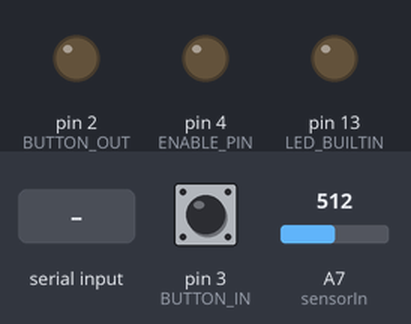
Simulated run of this sketch. Board: Arduino Nano, built with avr-gcc and run on an emulated ATmega328P. Shown: output pins drawn as LEDs (lit = HIGH). The test bench sets the inputs (shaded band); at power-on: pin 3 (BUTTON_IN) LOW, A7 (sensorIn) = 512. What the sketch prints to the serial monitor is not drawn.

Above: at 1.2 s.
1.3 s: pin 3 (BUTTON_IN) pulled HIGH for 0.15 s
At 2.3 s:
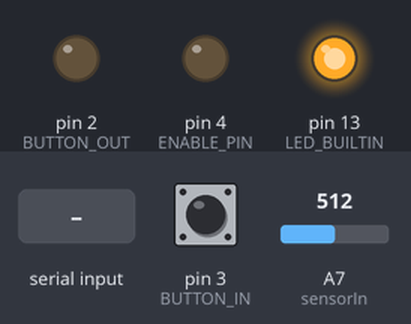
At 3.8 s:
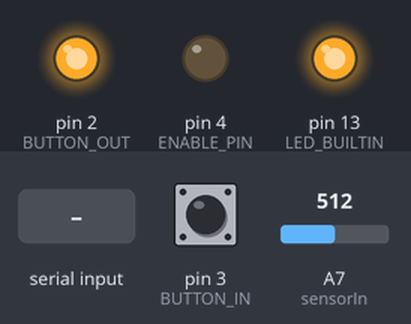
4.4 s: "1" received over the second serial link
7.4 s: "1" received over the second serial link
13.4 s: pin 3 (BUTTON_IN) pulled HIGH for 1 s
At 14.9 s:
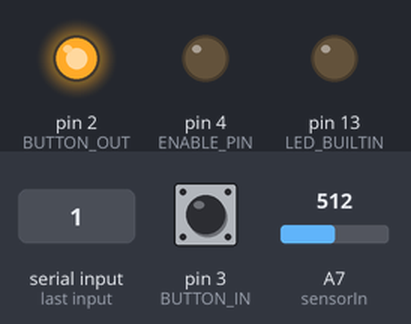
Timing chart, 0 to 16.4 s (numbered marks = the images above; inputs shaded):
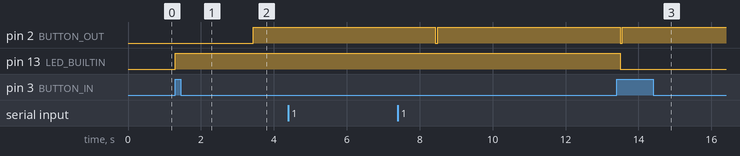

Measured:
- after the input at 1.3 s, pin 2 (BUTTON_OUT): LOW → HIGH after 2.1 s; pin 13 (LED_BUILTIN): LOW → HIGH at once
- after the input at 4.4 s, every drawn part: stays the same

The sketch:

frequncy_new.ino
```cpp
 //#include <I2C_Anything.h>
// /home/jdv/.arduino15/packages/arduino/tools/avrdude/6.3.0-arduino9/bin/avrdude -C/home/jdv/.arduino15/packages/arduino/tools/avrdude/6.3.0-arduino9/etc/avrdude.conf -v -patmega328p -carduino -P/dev/ttyUSB0 -b57600 -D -Uflash:w:/tmp/arduino_build_508038/frequncy_new.ino.hex:i
//#include <RS485_non_blocking.h>
#include <SoftwareSerial.h>
#include <EEPROM.h>
//#include <Wire.h>

#define SLAVE_ADDRESS 0x04

const unsigned long BAUD_RATE = 19200;
const float TIME_PER_BYTE = 1.0 / (BAUD_RATE / 10.0);  // seconds per sending one byte
//const unsigned long PACKET_LENGTH = ((sizeof (message) * 2) + 6); // 2 bytes per payload byte plus STX/ETC/CRC
//const unsigned long PACKET_TIME =  TIME_PER_BYTE * PACKET_LENGTH * 1000000;  // microseconds


const byte ENABLE_PIN = 4;
const byte LED_PIN = 13;

const int sensorIn = A7;
int mVperAmp = 100; // use 100 for 20A Module and 66 for 30A Module

static bool RequestCalled;
int number = 0;

double Voltage = 0;
double VRMS = 0;
double AmpsRMS = 0;

int BUTTON_IN = 3;
int BUTTON_OUT = 2;

int working = 1;
int received ;

// software serial pins
const byte RX_PIN = 7;
const byte TX_PIN = 6;
SoftwareSerial mySerial (RX_PIN, TX_PIN);


// callback routines


void setup(){
  // debugging prints
  Serial.begin (115200);

    pinMode (ENABLE_PIN, OUTPUT);  // driver output enable
    pinMode(BUTTON_IN, INPUT);
    pinMode(BUTTON_OUT, OUTPUT);
    pinMode(LED_BUILTIN, OUTPUT);

    digitalWrite(ENABLE_PIN, LOW);
    digitalWrite(BUTTON_OUT, LOW);

    mySerial.begin(4800);

    Serial.println("Starting");

}

void loop(){

  working = digitalRead ( BUTTON_IN );

  //For Remote Control
  if (mySerial.available()) {
    received = mySerial.read();
    delay(10);
    Serial.write(received);
    delay(10);
    if( received == '1' ) {
      delay(10);
      mySerial.write("opening_remotaly");
      digitalWrite(BUTTON_OUT, HIGH);
      delay(5000);
      digitalWrite(BUTTON_OUT, LOW);
    }
  }

  //For Manual Work
 if (working) {
  digitalWrite(LED_BUILTIN, HIGH);

  Voltage = getVPP();
  VRMS = (Voltage/2.0) *0.707;
  AmpsRMS = (VRMS * 1000)/mVperAmp;

  //Serial.print(AmpsRMS);
  //Serial.println(" Amps RMS");

  if( AmpsRMS < 1 ) {
    Serial.write("Opening Manualy");
    mySerial.write("opening_manualy");
    delay(2000);
    digitalWrite(BUTTON_OUT, HIGH);
    delay(5000);
  }
  digitalWrite(BUTTON_OUT, LOW);
 } else {
  digitalWrite(LED_BUILTIN, LOW);
 }

}

float getVPP()
{
  float result;

  int readValue;             //value read from the sensor
  int maxValue = 0;          // store max value here
  int minValue = 1024;          // store min value here

   uint32_t start_time = millis();
   while((millis()-start_time) < 100) //sample for 1 Sec
   {
       readValue = analogRead(sensorIn);
       // see if you have a new maxValue
       if (readValue > maxValue)
           maxValue = readValue;
       if (readValue < minValue)
           minValue = readValue;
   }

   // Subtract min from max
   result = ((maxValue - minValue) * 5.0)/1024.0;

   return result;
 }
```
